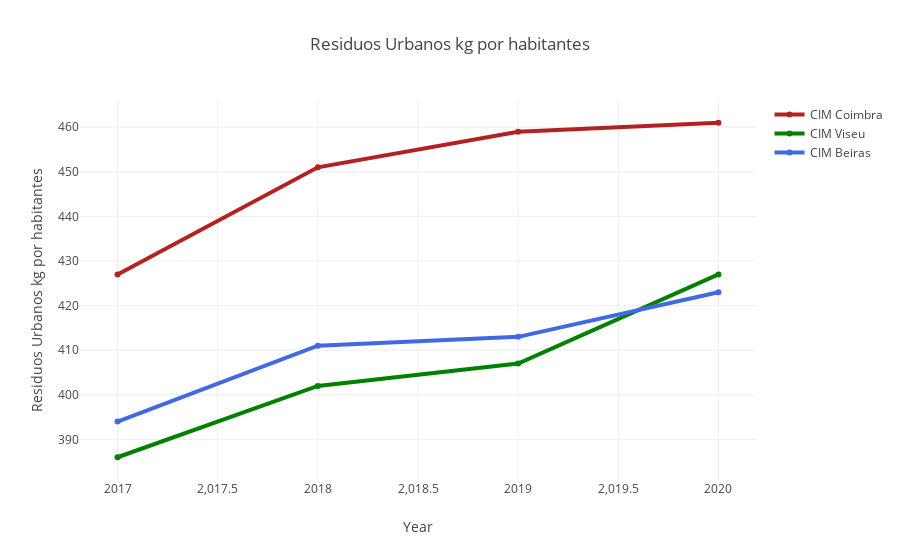

Notebook code cell kept with this figure:
### Code cell
fig = go.Figure()

fig.add_trace(go.Scatter(x=years, y=weight_c,
                  name='CIM Coimbra', line=dict(color='firebrick', width=4)))

fig.add_trace(go.Scatter(x=years, y=weight_v, name='CIM Viseu',
                  line=dict(color='green', width=4)))

fig.add_trace(go.Scatter(x=years, y=weight_b, name='CIM Beiras',
                  line=dict(color='royalblue', width=4)))

fig.update_layout(title='Residuos Urbanos kg por habitantes',
                      xaxis_title='Year', yaxis_title='Residuos Urbanos kg por habitantes')

### Figure 1 — Plotly figure (JSON) as saved in the notebook; plotly's stock layout.template omitted (floating-point values rounded to 4 significant figures)
{"data": [{"line": {"color": "firebrick", "width": 4}, "name": "CIM Coimbra", "type": "scatter", "x": [2017, 2018, 2019, 2020], "y": [427, 451, 459, 461]}, {"line": {"color": "green", "width": 4}, "name": "CIM Viseu", "type": "scatter", "x": [2017, 2018, 2019, 2020], "y": [386, 402, 407, 427]}, {"line": {"color": "royalblue", "width": 4}, "name": "CIM Beiras", "type": "scatter", "x": [2017, 2018, 2019, 2020], "y": [394, 411, 413, 423]}], "layout": {"title": {"text": "Residuos Urbanos kg por habitantes"}, "xaxis": {"title": {"text": "Year"}}, "yaxis": {"title": {"text": "Residuos Urbanos kg por habitantes"}}}}
